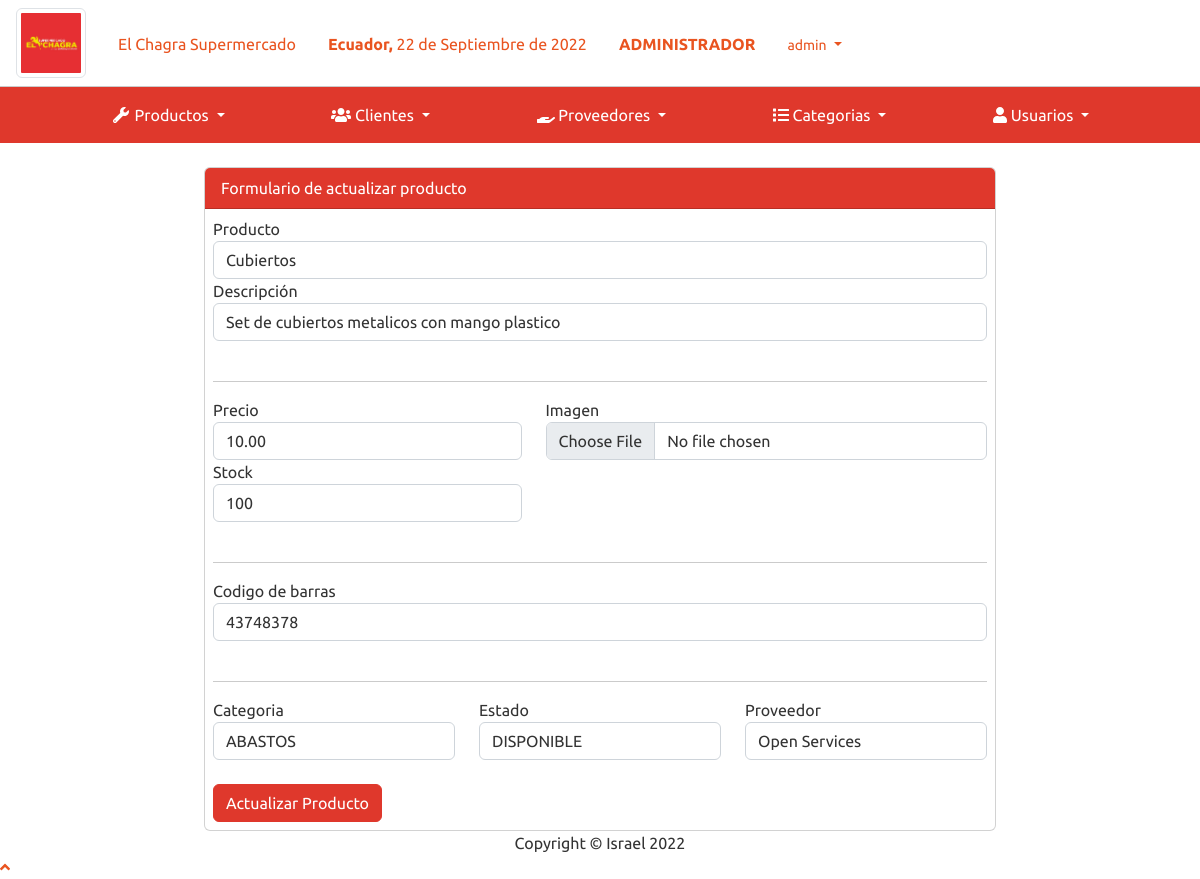
/sistema/editar_producto.php?id=171 (signed in), run on the app's committed database.
### tables this page shows
CREATE TABLE `producto` (
  `codproducto` int(11) NOT NULL,
  `nombre_producto` varchar(200) NOT NULL,
  `detalles` varchar(200) NOT NULL,
  `proveedor` int(11) NOT NULL,
  `precio` decimal(10,2) NOT NULL,
  `stock` int(11) NOT NULL,
  `imagen` varchar(500) NOT NULL,
  `codigobar` varchar(20) NOT NULL,
  `categoria` int(20) NOT NULL,
  `estado` int(20) NOT NULL
);

CREATE TABLE `categoria` (
  `id` int(11) NOT NULL,
  `nombre` varchar(40) NOT NULL
);

CREATE TABLE `estado` (
  `id` int(11) NOT NULL,
  `nombre` varchar(20) NOT NULL
);

CREATE TABLE `proveedor` (
  `codproveedor` int(11) NOT NULL,
  `proveedor` varchar(100) NOT NULL,
  `contacto` varchar(100) NOT NULL,
  `telefono` int(11) NOT NULL,
  `direccion` varchar(100) NOT NULL,
  `usuario_id` int(11) NOT NULL
);

### sistema/editar_producto.php (the view, shortened to what this page needs)
<?php
include_once "includes/header.php";
include "../conexion.php";
if (empty($_REQUEST['id'])) {
  header("Location: lista_productos.php");
} else {
  $id_producto = $_REQUEST['id'];
  $query_producto = mysqli_query($conexion, "SELECT p.codproducto, p.nombre_producto, p.detalles, p.precio, p.stock, p.codigobar, p.categoria, pr.codproveedor, pr.proveedor FROM producto p JOIN proveedor pr ON p.proveedor = pr.codproveedor WHERE p.codproducto = $id_producto");
  $query_producto_estado = mysqli_query($conexion, "SELECT p.codproducto, e.id, e.nombre FROM producto p JOIN estado e ON p.estado = e.id WHERE p.codproducto = $id_producto");
  $query_producto_categoria = mysqli_query($conexion, "SELECT p.codproducto, c.id, c.nombre FROM producto p JOIN categoria c ON p.categoria = c.id WHERE p.codproducto = $id_producto");
  $result_producto = mysqli_num_rows($query_producto);
  if ($result_producto > 0) {
    $data_producto = mysqli_fetch_array($query_producto);
    $data_producto_estado = mysqli_fetch_array($query_producto_estado);
    $data_producto_categoria = mysqli_fetch_array($query_producto_categoria);
  } else {
    header("Location: lista_productos.php");
  }
}
?>
<div class="row">
  <div class="col-lg-8 m-auto">
    <div class="card">
      <div class="card-header bg-danger text-white">
        Formulario de actualizar producto
      </div>
      <form action="" method="post" autocomplete="off" enctype="multipart/form-data" class="card-body p-2">
        <div class="form-group">
          <label for="nombre_producto">Producto</label>
          <input type="text" placeholder="Ingrese el nombre del producto" value="<?php echo $data_producto['nombre_producto'] ?>" class="form-control" name="nombre_producto" id="nombre_producto">
        </div>
        <div class="form-group">
          <label for="detalles">Descripción</label>
          <input type="text" value="<?php echo $data_producto['detalles'] ?>" class="form-control" name="detalles" id="detalles">
        </div><br>
        <hr>
        <div class="row">
          <div class="col-5">
            <div class="form-group">
              <label for="precio">Precio</label>
              <input type="text" value="<?php echo $data_producto['precio'] ?>" placeholder="Ingrese precio" class="form-control" name="precio" id="precio">
            </div>
            <div class="form-group">
              <label for="stock">Stock</label>
              <input type="number" value="<?php echo $data_producto['stock'] ?>" placeholder="Ingrese el stock" class="form-control" name="stock" id="stock">
            </div>
          </div>
          <div class="form-group col-7">
            <label for="imagennew">Imagen</label>
            <input type="file" class="form-control" name="imagennew" id="imagennew">
          </div>
        </div><br>
        <hr>
        <div class="form-group">
          <label for="codbar">Codigo de barras</label>
          <input type="number" value="<?php echo $data_producto['codigobar'] ?>" placeholder="Ingrese el codigo de barras" class="form-control" name="codbar" id="codbar">
        </div><br>
        <hr>
        <div class="row">
          <div class="form-group col-4">
            <label for="nombre">Categoria</label>
            <select id="categoria" name="categoria" class="form-control">
              <option value="<?php echo $data_producto_categoria['id']; ?>" selected><?php echo $data_producto_categoria['nombre']; ?></option>
            </select>
          </div>
          <div class="form-group col-4">
            <label for="nombre">Estado</label>
            <select id="estado" name="estado" class="form-control">
              <option value="<?php echo $data_producto_estado['id']; ?>" selected><?php echo $data_producto_estado['nombre']; ?></option>
            </select>
          </div>
          <div class="form-group col-4">
            <label for="nombre">Proveedor</label>
            <select id="proveedor" name="proveedor" class="form-control">
              <option value="<?php echo $data_producto['codproveedor']; ?>" selected><?php echo $data_producto['proveedor']; ?></option>
            </select>
          </div>
        </div><br>
        <input type="submit" value="Actualizar Producto" class="btn btn-danger">
      </form>
    </div>
  </div>
</div>
</div>
</div>
<?php include_once "includes/footer.php"; ?>

### data on the page
producto: nombre_producto "Cubiertos", detalles "Set de cubiertos metalicos con mango plastico", precio "10.00", stock "100", codbar "43748378", categoria "ABASTOS", estado "DISPONIBLE", proveedor "Open Services"

### other printed values
fechaPeru() "22 de Septiembre de 2022"
$_SESSION['nombre'] "admin"
